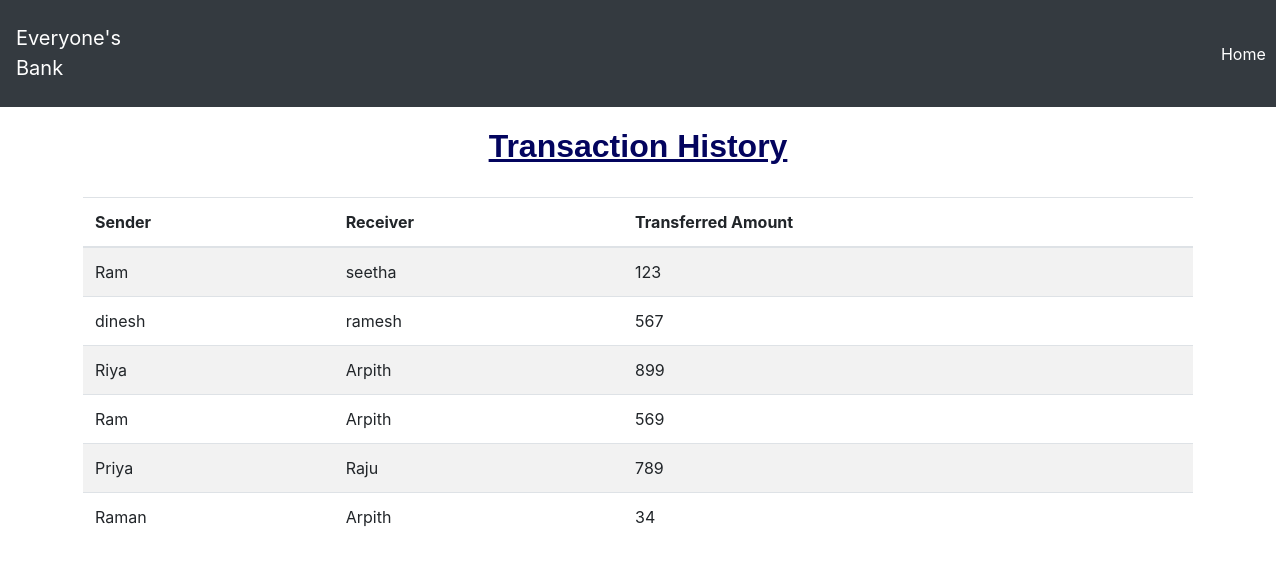
The app's page /transactionDetails.php with its own data.
### tables this page shows
CREATE TABLE `transaction` (
  `sender` varchar(50) NOT NULL,
  `receiver` varchar(50) NOT NULL,
  `credits` int(10) NOT NULL
);

### transactionDetails.php (the view, shortened to what this page needs)
<!DOCTYPE html>
<html lang="en">
<head>
   <link rel="stylesheet" href="https://stackpath.bootstrapcdn.com/bootstrap/4.5.2/css/bootstrap.min.css">
</head>
<body>
  <nav class="navbar navbar-expand-sm bg-dark navbar-dark">
<p class="logo-text">Everyone's Bank</p>
<ul class="navbar-nav">
<li class="list-customer">
<a class="nav-link1" href="index.php">Home</a>
</li>
</ul>
</nav>
        <div class="container divStyle" >
        <h2>Transaction History</h2>
       <br>
       <div class="table-responsive-sm">
    <table class="table roundedCorners  tabletext table-hover table-striped table-condensed" >
        <thead>
            <tr>
                <th>Sender</th>
                <th>Receiver</th>
                <th> Transferred Amount</th>
            </tr>
        </thead>
        <tbody>
        <?php
            include 'config.php';
            $sql ="select * from transaction";
            $query =mysqli_query($conn, $sql);
            while($rows = mysqli_fetch_array($query))
            {
        ?>
            <tr>
            <td><?php echo $rows['sender']; ?></td>
            <td><?php echo $rows['receiver']; ?></td>
            <td><?php echo $rows['credits']; ?> </td>
        <?php
            }
        ?>
        </tbody>
    </table>
    </div>
</div>
</body>
</html>

### transactionDetails.php (style rules this page uses)
.logo-text { font-size:20px; color: white; padding-top: 15px; }
.nav-link1 { color: white; }
.list-customer { padding-left: 1100px; }
h2 { text-align: center; margin-top: 20px; text-decoration: underline; font-family: sans-serif; color: #03045e; font-weight: bold; }

### records on screen
transaction: sender "Ram", receiver "seetha", credits "123"
transaction: sender "dinesh", receiver "ramesh", credits "567"
transaction: sender "Riya", receiver "Arpith", credits "899"
transaction: sender "Ram", receiver "Arpith", credits "569"
transaction: sender "Priya", receiver "Raju", credits "789"
transaction: sender "Raman", receiver "Arpith", credits "34"
